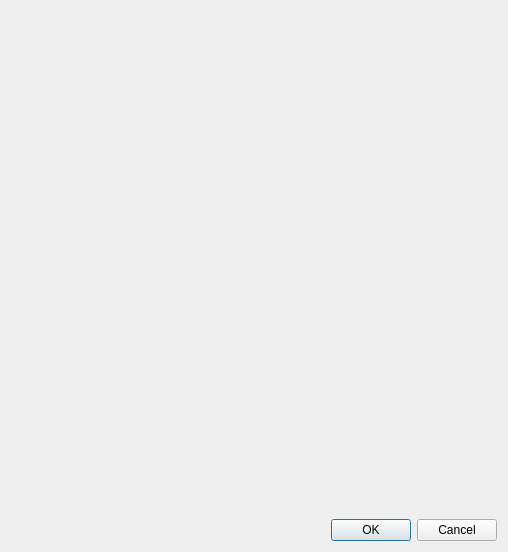
<?xml version="1.0" encoding="UTF-8"?>
<ui version="4.0">
 <class>SelectMethodicDialog</class>
 <widget class="QDialog" name="SelectMethodicDialog">
  <property name="geometry">
   <rect>
    <x>0</x>
    <y>0</y>
    <width>508</width>
    <height>552</height>
   </rect>
  </property>
  <property name="windowTitle">
   <string>Выбор методики</string>
  </property>
  <layout class="QVBoxLayout" name="verticalLayout">
   <item>
    <widget class="MethodsWidget" name="wgtMethods" native="true">
     <layout class="QVBoxLayout" name="verticalLayout_2">
      <property name="leftMargin">
       <number>1</number>
      </property>
      <property name="topMargin">
       <number>1</number>
      </property>
      <property name="rightMargin">
       <number>1</number>
      </property>
      <property name="bottomMargin">
       <number>1</number>
      </property>
     </layout>
    </widget>
   </item>
   <item>
    <widget class="QDialogButtonBox" name="buttonBox">
     <property name="orientation">
      <enum>Qt::Horizontal</enum>
     </property>
     <property name="standardButtons">
      <set>QDialogButtonBox::Cancel|QDialogButtonBox::Ok</set>
     </property>
    </widget>
   </item>
  </layout>
 </widget>
 <customwidgets>
  <customwidget>
   <class>MethodsWidget</class>
   <extends>QWidget</extends>
   <header location="global">methodswidget.h</header>
   <container>1</container>
  </customwidget>
 </customwidgets>
 <resources/>
 <connections>
  <connection>
   <sender>buttonBox</sender>
   <signal>accepted()</signal>
   <receiver>SelectMethodicDialog</receiver>
   <slot>accept()</slot>
   <hints>
    <hint type="sourcelabel">
     <x>227</x>
     <y>534</y>
    </hint>
    <hint type="destinationlabel">
     <x>157</x>
     <y>274</y>
    </hint>
   </hints>
  </connection>
  <connection>
   <sender>buttonBox</sender>
   <signal>rejected()</signal>
   <receiver>SelectMethodicDialog</receiver>
   <slot>reject()</slot>
   <hints>
    <hint type="sourcelabel">
     <x>295</x>
     <y>540</y>
    </hint>
    <hint type="destinationlabel">
     <x>286</x>
     <y>274</y>
    </hint>
   </hints>
  </connection>
 </connections>
</ui>
